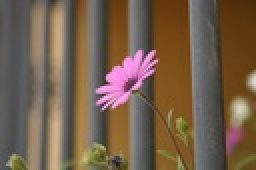
%> input picture A3 - Content-Aware Image Resizing/images/flower.jpg, 128 x 85 px, shrunk from 512 x 341 before the run (shown 2 times larger)
$ octave scriptImageResize.m   (GNU Octave 9; MATLAB toolbox functions it lacks are replaced by stand-ins)
%> lines starting %> are read from the running program, lines starting %| are printed output that depends on the picture
%> further down, img is the input picture: size 85x128x3 uint8; mean R, G, B 116.2, 95.2, 74.7
### A3 - Content-Aware Image Resizing/src/resizeImage.m
function resizeImage(img)

    figure, imshow(img);
    [rows, cols, ~] = size(img);
%> rows = 85; cols = 128
    fprintf('Current Size of image : %d, %d.\n', rows, cols);
%| Current Size of image : 85, 128.
    rows1 = input('New number of rows: ');
%> the answer given: 100
    cols1 = input('New number of cols: ');
%> the answer given: 3

    newRows = rows1 - rows;
%> newRows = 15
    newCols = cols1 - cols;
%> newCols = -125

    if newRows > 0 || newCols > 0
        if newRows > 0
            carved = insertHorizSeams(img, newRows);
            figure, imshow(carved);
            if newCols > 0
                carved = insertVertSeams(carved, newCols);
                figure, imshow(carved);
                imwrite(carved,'final.jpg');
            elseif newCols < 0
                carved = carveVertSeams(carved, -newCols);
                figure, imshow(carved);
                imwrite(carved,'final.jpg');
            else
                imwrite(carved,'final.jpg');
            end
        elseif newCols > 0
            carved = insertVertSeams(img, newCols);
            figure, imshow(carved);
            if newRows < 0
                carved = carveHorizSeams(carved, -newRows);
                figure, imshow(carved);
                imwrite(carved,'final.jpg');
            else
                imwrite(carved,'final.jpg');
            end
        end
    else
        if newRows == 0
            if newCols == 0
                figure, imshow(img);
            else
                carved = carveVertSeams(img, -newCols);
                figure, imshow(carved);
                imwrite(carved,'final.jpg');
            end
        else
            if newCols == 0
                carved = carveHorizSeams(img, -newRows);
                figure, imshow(carved);
                imwrite(carved,'final.jpg');
            else
                carved = optimalCarve(img,-newRows,-newCols);
                figure, imshow(carved);
                imwrite(carved,'final.jpg');
            end
        end
    end

### A3 - Content-Aware Image Resizing/src/accMinHorizPathMap.m
function acc = accMinHorizPathMap(img)

    mag = rgb2gray(img);
    [dimY,dimX] = size(mag);
    mag = getEnergyMap(mag);
    acc = mag;

    for x=2:dimX
        for y=1:dimY
            if (y == 1)
                acc(y,x) = mag(y,x) + min([acc(y,x-1), acc(y+1,x-1)]);
            elseif (y == dimY)
                acc(y,x) = mag(y,x) + min([acc(y,x-1), acc(y-1,x-1)]);
            else
                acc(y,x) = mag(y,x) + min([acc(y-1,x-1), acc(y,x-1), acc(y+1,x-1)]);
            end;
        end;
    end;

### A3 - Content-Aware Image Resizing/src/getEnergyMap.m
function acc = getEnergyMap(mag)

    [dy, dx] = gradient(mag); % Gradient Energy Function
    acc = hypot(dy,dx);

%     HOG = extractHOGFeatures(mag); % HOG Energy Map
%     acc = mag/max(HOG);

%     acc = entropyfilt(mag); % Entropy Energy Map

### A3 - Content-Aware Image Resizing/src/findHorizSeam.m
% Finds the horizontal seam by choosing the minimum accumulated energy
% value in the last column of the accumulated energy map, then backtracing
% to the first column to find the minimum horizontal seam
%
% input
% -----
% energyMap : 2-d array of the horizontal accumulated energy map
%
% output
% ------
% horizSeam : 1-d array with row indexes indicating where the horizontal
%             seams are
function horizSeam = findHorizSeam(energyMap)
    [dimY, dimX] = size(energyMap);
    horizSeam = zeros(1,dimX);
    [minV, minRow] = min(energyMap(:,dimX));
    y = minRow;
    horizSeam(dimX) = y;

    % start from the last column with the smallest value in the accumulated
    % energy map, then for each pixel, choose the connected pixel that has
    % the minimum value
    for x=dimX-1:-1:2
        if (y == 1)
            [minV, minPos] = min([energyMap(y,x-1), energyMap(y+1,x-1)]);
            if (minPos == 2)
                y = y + 1;
            end;
        elseif (y == dimY)
            [minV, minPos] = min([energyMap(y,x-1), energyMap(y-1,x-1)]);
            if (minPos == 2)
                y = y - 1;
            end;
        else
            [minV, minPos] = min([energyMap(y,x-1), energyMap(y-1,x-1), energyMap(y+1,x-1)]);
            if (minPos == 2)
                y = y - 1;
            elseif (minPos == 3)
                y = y + 1;
            end;
        end;
        horizSeam(x) = y;
    end;

    % rest is for the first column; choose the pixel with minimum energy value
    x = 1;
    y = horizSeam(2);

    if (y == 1)
        [minV, minPos] = min([energyMap(y,x), energyMap(y+1,x)]);
        if (minPos == 2)
            y = y + 1;
        end;
    elseif (y == dimY)
        [minV, minPos] = min([energyMap(y,x), energyMap(y-1,x)]);
        if (minPos == 2)
            y = y - 1;
        end;
    else
        [minV, minPos] = min([energyMap(y,x), energyMap(y-1,x), energyMap(y+1,x)]);
        if (minPos == 2)
            y = y - 1;
        elseif (minPos == 3)
            y = y + 1;
        end;
    end;

    horizSeam(1) = y;

### A3 - Content-Aware Image Resizing/src/horizSeamCarve.m
% Cut the horizontal seams from the source image
%
% input
% -----
% img : 3-d array of the source image
% horizSeam : 1-d array of the horizontal seams
%
% output
% ------
% carved : 3-d array of the image with the seams removed
function carved = horizSeamCarve(img, horizSeam)
    [dimY, dimX, dimD] = size(img);
    carved = zeros(dimY-1, dimX, dimD);

    for x=1:dimX
        % cut the seam out of the image
        carved(:,x,:) = img([1:horizSeam(x)-1,horizSeam(x)+1:dimY],x,:);
    end;

### A3 - Content-Aware Image Resizing/src/insertHorizSeams.m
function carved = insertHorizSeams(img, n)
%> called with n = 15
    carved = img;
    horizSeams = zeros(n,size(img,2));
    for seam=1:n
        horiz = accMinHorizPathMap(carved);
        h = findHorizSeam(horiz);
        horizSeams(seam,:) = h;
        carved = horizSeamCarve(carved, h);
    end;
%> this loop made 15 passes
%> (minRow in findHorizSeam, minPos in findHorizSeam) on passes 1 to 12: (28, 3), (22, 1), (27, 1), (24, 1), (12, 1), (27, 1), (24, 1), (5, 2), (19, 1), (20, 1), (7, 1), (20, 1)
%> pass 1, in getEnergyMap, `acc = hypot(dy,dx);`:
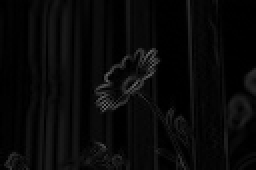
%> acc: size 85x128 double (shown 2 times larger); min 0, max 0.415, mean 0.0357
%> after the loop:
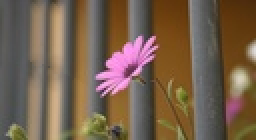
%> carved: size 70x128x3 double (shown 2 times larger); mean R, G, B 0.463, 0.379, 0.302
    printHorizSeams(img,horizSeams);
    h = modifyOrder(horizSeams');
    carved = horizSeamInsert(img, h');

### A3 - Content-Aware Image Resizing/src/printHorizSeams.m
function printHorizSeams(img, horizSeam)
    img1 = img;
    [~, dimX, dimD] = size(img);
    n = size(horizSeam, 1);
%> n = 15
    for x = 1:dimX
        for y = 1:n
            img1(horizSeam(y,x),x,1) = 1;
            img1(horizSeam(y,x),x,2) = 0;
            img1(horizSeam(y,x),x,3) = 0;
        end;
    end;
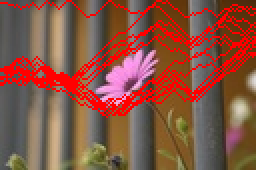
%> img1: size 85x128x3 double (shown 2 times larger); mean R, G, B 0.532, 0.327, 0.259
    figure, imshow(img1);
    imwrite(img1,'seams.jpg');

### A3 - Content-Aware Image Resizing/src/modifyOrder.m
function seamsModified = modifyOrder(seams)
    [dimY, n] = size(seams);
%> dimY = 128
    for y = 1:dimY
        for x = 1:n
            disp(x);
            u = seams(y,x);
            l = 0;
            b = true;
            while (b)
                c = 0;
                for i = 1:x-1
                    if (seams(y,i) <= u && seams(y,i) > l)
                        c = c + 1;
                    end;
                end;
                if (c == 0)
                    seams(y,x) = u;
                    b = false;
                else
                    l = u;
                    u = u + c;
                end;
            end;
        end;
    end;
%> this loop made 128 passes
%> (printed output is left out)
    seamsModified = seams;

### A3 - Content-Aware Image Resizing/src/horizSeamInsert.m
% Cut the horizontal seams from the source image
%
% input
% -----
% img : 3-d array of the source image
% horizSeam : 1-d array of the horizontal seams
%
% output
% ------
% carved : 3-d array of the image with the seams removed
function carved = horizSeamInsert(img, horizSeamList)
    [dimY, dimX, dimD] = size(img);
%> dimY = 85
    numSeams = size(horizSeamList,1);
%> numSeams = 15
    carved = zeros(dimY+numSeams, dimX, dimD);
%> carved: size 100x128x3 double; every value is 0

    indices = [repmat([1:dimY]',1,dimX); horizSeamList];
    indices = sort(indices,1);
    for x=1:dimX
        for y = 1:dimY+numSeams
            % add a seam in the image
            carved(y,x,:) = img(indices(y,x),x,:);
        end;
    end;
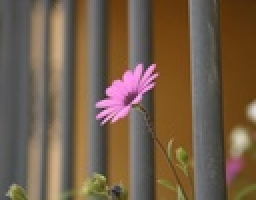
%> carved: size 100x128x3 double (shown 2 times larger); mean R, G, B 0.451, 0.369, 0.287

### A3 - Content-Aware Image Resizing/src/accMinVertPathMap.m
function finalMap = accMinVertPathMap(img)

    energymap = rgb2gray(img);
    [dimY,dimX] = size(energymap);
    energymap = getEnergyMap(energymap);
    finalMap = energymap;

    for y=2:dimY
    for x=1:dimX
        if (x == 1)
            finalMap(y,x) = energymap(y,x) + min([finalMap(y-1,x), finalMap(y-1,x+1)]);
        elseif (x == dimX)
            finalMap(y,x) = energymap(y,x) + min([finalMap(y-1,x), finalMap(y-1,x-1)]);
        else
            finalMap(y,x) = energymap(y,x) + min([finalMap(y-1,x-1), finalMap(y-1,x), finalMap(y-1,x+1)]);
        end;
    end;
    end;

### A3 - Content-Aware Image Resizing/src/findVertSeam.m
% Finds the vertical seam by choosing the minimum accumulated energy
% value in the last row of the accumulated energy map, then backtracing
% to the first row to find the minimum vertical seam
%
% input
% -----
% energyMap : 2-d array of the vertical accumulated energy map
%
% output
% ------
% horizSeam : 1-d array with column indexes indicating where the horizontal
%             seams are
function vertSeam = findVertSeam(energyMap)
    [dimY, dimX] = size(energyMap);
    vertSeam = zeros(dimY,1);
    [~, minCol] = min(energyMap(dimY,:));
    x = minCol;
    vertSeam(dimY) = x;

    % start from the last row with the smallest value in the accumulated
    % energy map, then for each pixel, choose the connected pixel that has
    % the minimum value
    for y=dimY-1:-1:2
        if (x == 1)
            [minV, minPos] = min([energyMap(y-1,x), energyMap(y-1,x+1)]);
            if (minPos == 2)
                x = x + 1;
            end;
        elseif (x == dimX)
            [minV, minPos] = min([energyMap(y-1,x), energyMap(y-1,x-1)]);
            if (minPos == 2)
                x = x - 1;
            end;
        else
            [minV, minPos] = min([energyMap(y-1,x-1), energyMap(y-1,x), energyMap(y-1,x+1)]);
            if (minPos == 1)
                x = x - 1;
            elseif (minPos == 3)
                x = x + 1;
            end;
        end;
        vertSeam(y) = x;
    end;

    % rest is for the first row; choose the pixel with minimum energy value
    y = 1;
    x = vertSeam(2);

    if (x == 1)
        [minV, minPos] = min([energyMap(y,x), energyMap(y,x+1)]);
        if (minPos == 2)
            x = x + 1;
        end;
    elseif (x == dimX)
        [minV, minPos] = min([energyMap(y,x), energyMap(y,x-1)]);
        if (minPos == 2)
            x = x - 1;
        end;
    else
        [minV, minPos] = min([energyMap(y,x), energyMap(y,x-1), energyMap(y,x+1)]);
        if (minPos == 2)
            x = x - 1;
        elseif (minPos == 3)
            x = x + 1;
        end;
    end;

    vertSeam(1) = x;


### A3 - Content-Aware Image Resizing/src/carveVertSeams.m
function carved = carveVertSeams(img, n)
    carved = img;
    figure, imshow(carved);
    for seam=1:n
        vert = accMinVertPathMap(carved);
        v = findVertSeam(vert);
        img1 = carved;
        [dimY, ~, ~] = size(img);
        for y = 1:dimY
            img1(y,v(y),1) = 1;
            img1(y,v(y),2) = 0;
            img1(y,v(y),3) = 0;
        end;
        imshow(img1);
        carved = vertSeamCarve(carved, v);
        imshow(carved);
    end;

### A3 - Content-Aware Image Resizing/src/vertSeamCarve.m
% Cut the vertical seams from the source image
%
% input
% -----
% img : 3-d array of the source image
% horizSeam : 1-d array of the vertical seams
%
% output
% ------
% carved : 3-d array of the image with the seams removed
function carved = vertSeamCarve(img, vertSeam)
    [dimY, dimX, dimD] = size(img);
    carved = zeros(dimY, dimX-1, dimD);

    for y=1:dimY
        % cut the seam out of the image
        if (vertSeam(y)==1)
            carved(y,:,:) = img(y,[vertSeam(y)+1:dimX],:);
        elseif (vertSeam(y) == dimX)
            carved(y,:,:) = img(y,[1:vertSeam(y)-1],:);
        else
            carved(y,:,:) = img(y,[1:vertSeam(y)-1,vertSeam(y)+1:dimX],:);
        end;
    end;

### A3 - Content-Aware Image Resizing/src/scriptImageResize.m
clear all; close all; clc;

img = imread('images/flower.jpg');
img = double(img)/ 255.0;

% Energy Function
% mag = rgb2gray(img);
% acc = getEnergyMap(mag);
% figure, imshow(acc);
% imwrite(acc,'EnergyMap.jpg');

% Resize the imag by seam insertion or seam carving
%> (the run ends here)
